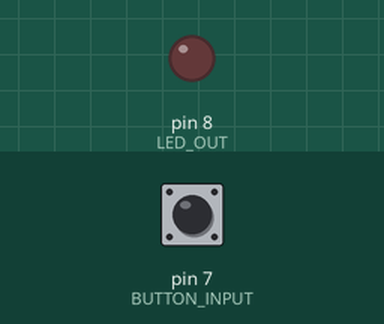
A sketch run on a simulated Arduino Uno, built with avr-gcc and run on an emulated ATmega328P. Parts: output pins drawn as LEDs (lit = HIGH). The inputs (shaded band) are chosen by the test bench; at power-on: pin 7 (BUTTON_INPUT) LOW.

Above: at 1.2 s.
1.3 s: pin 7 (BUTTON_INPUT) pulled HIGH for 0.15 s
At 1.37 s:
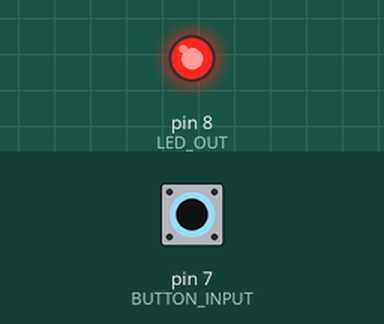
2.9 s: pin 7 (BUTTON_INPUT) pulled HIGH for 3.2 s
At 7.4 s:
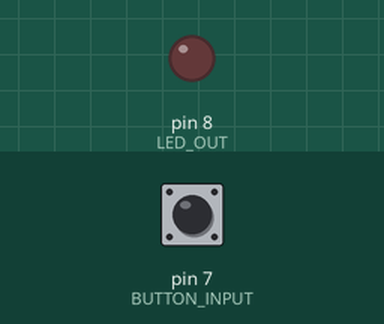
Timing chart, 0 to 8.9 s (numbered marks = the images above; inputs shaded):
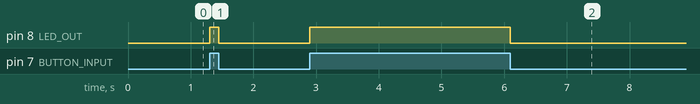

Measured:
- after the input at 1.3 s, pin 8 (LED_OUT): LOW → HIGH at once, → LOW 0.15 s later
- after the input at 2.9 s, pin 8 (LED_OUT): LOW → HIGH at once, → LOW 3.2 s later

The sketch:

lab0.ino
```cpp
const uint8_t BUTTON_INPUT = 7;
const uint8_t LED_OUT = 8;

void setup()
{
    pinMode(LED_OUT, OUTPUT);
}

void loop()
{
    bool buttonValue = digitalRead(BUTTON_INPUT);
    digitalWrite(LED_OUT, buttonValue);
}
```
